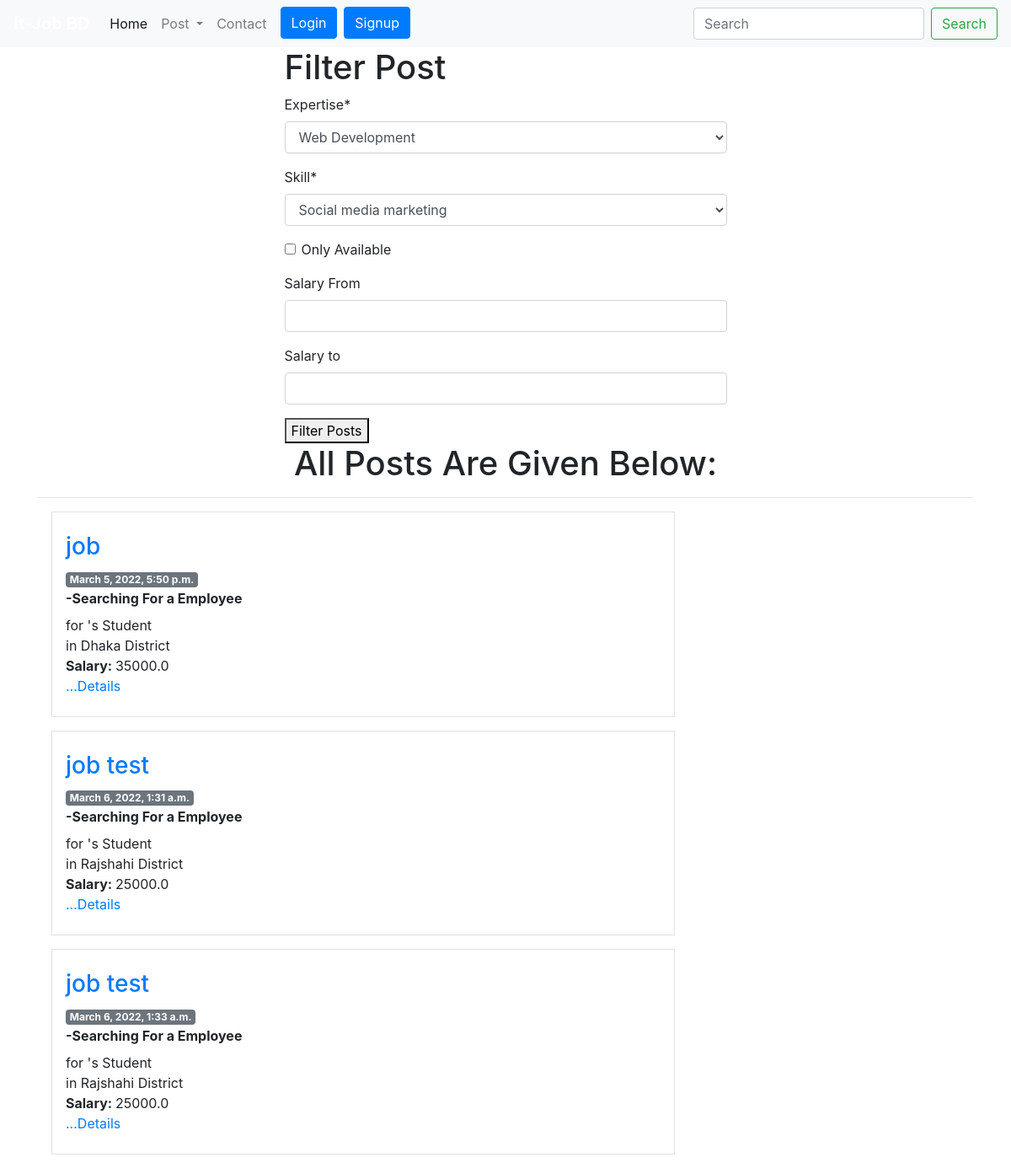
The page / on the database its author committed.
### jobpost/models.py (models this page shows, shortened)
class Post(models.Model):
    user = models.ForeignKey(User, on_delete=models.CASCADE, blank=True, null=True)
    id = models.AutoField(primary_key=True)
    title = models.CharField(max_length=50)
    slug = models.CharField(max_length=100, default=title)
    email = models.EmailField()
    salary = models.FloatField()
    details = models.TextField()
    available = models.BooleanField()
    CATEGORY = (
        ('Student', 'Student'),
        ('Fresher', 'Fresher'),
        ('Experience', 'Experience'),
        ('Experience Plus', 'Experience Plus'),
    )
    category = models.CharField(max_length=100, choices=CATEGORY)
    created_at = models.DateTimeField(default=now)
    image = models.ImageField(default='default.jpg', upload_to='jobpost/images')
    Choice_Approach = (
        ('web_development', 'Web Development'),
        ('web_design', 'Web Design'),
        ('graphich_design', 'Graphich Design'),
        ('seo', 'Search Engine Optimization'),
        ('digital_merketing', 'Degital Merketing'),
        ('apps_development', 'App Development'),
        ('programing', 'Programing'),
        ('game_development', 'Game Development'),
        ('other', 'Other'),
    )
    Skill = (
        ('social_media_marketing', 'Social media marketing'),
        ('search_engine_optimization', 'Search Engine Optimization'),
        ('adobe_photoshop', 'Adobe Photoshop'),
        ('html', 'html'),
        ('css', 'css'),
        ('javascript', 'javascript'),
        ('wordpress', 'wordpress'),
        ('php', 'php'),
        ('python', 'python'),
        ('go', 'go'),
        ('java', 'java'),
        ('c++', 'c++'),
        ('other', 'Other'),
    )
    Expertise = MultiSelectField(max_choices=3, choices=Choice_Approach, default='other')
    Skill = MultiSelectField(max_choices=5, choices=Skill, default='other')
    district=models.CharField(max_length=100, null=True, blank=True)
    likes = models.ManyToManyField(User, related_name='post_likes')
    views = models.ManyToManyField(User, related_name='post_views')
    def __str__(self):
        return self.title + ": by " +self.user.username
    objects=models.Manager()
    items = PostManager()

### jobpost/views.py (the view)
# urls.py: path('', PostListView.as_view(), name='homeview'),
class PostListView(ListView):
    template_name='jobpost/postlist.html'
    queryset=Post.objects.all()
    model=Post
    context_object_name='posts'
    filterform = MultiFieldsFilterForm()
    def get_context_data(self, *args, **kwargs):
        context = super().get_context_data(*args, **kwargs)
        context['posts'] = context.get('object_list')
        context['filterform'] = self.filterform
        return context

### jobpost/forms.py
class MultiFieldsFilterForm(forms.ModelForm):
    Choice_Approach = (
        ('web_development', 'Web Development'),
        ('web_design', 'Web Design'),
        ('graphich_design', 'Graphich Design'),
        ('seo', 'Search Engine Optimization'),
        ('digital_merketing', 'Degital Merketing'),
        ('apps_development', 'App Development'),
        ('programing', 'Programing'),
        ('game_development', 'Game Development'),
        ('other', 'Other'),
    )
    Skill = (
        ('social_media_marketing', 'Social media marketing'),
        ('search_engine_optimization', 'Search Engine Optimization'),
        ('adobe_photoshop', 'Adobe Photoshop'),
        ('html', 'html'),
        ('css', 'css'),
        ('javascript', 'javascript'),
        ('wordpress', 'wordpress'),
        ('php', 'php'),
        ('python', 'python'),
        ('go', 'go'),
        ('java', 'java'),
        ('c++', 'c++'),
        ('other', 'Other'),
    )
    Expertise = forms.ChoiceField(choices = Choice_Approach)
    Skill = forms.ChoiceField(choices = Skill)
    class Meta:
        model = Post
        fields = ['Expertise','Skill']

### templates/jobpost/postlist.html (shortened to what this page needs)
{% extends 'basic.html' %}
{% load crispy_forms_tags %}
{% block body %}
<div class="container">
  <div class="col-md-6 offset-md-3">
    <h1>Filter Post</h1>
    <form class="" action="{% url 'jobpost:filter' %}" method="POST">
      {{filterform|crispy}}
      <div class="form-group form-check">
        <input type="checkbox" class="form-check-input" id="exampleCheck1" name="available">
        <label class="form-check-label" for="exampleCheck1">Only Available</label>
      </div>
      <div class="form-group">
        <label for="exampleFormControlInput1">Salary From</label>
        <input type="number" class="form-control" name="salary_from" id="exampleFormControlInput1">
      </div>
      <div class="form-group">
        <label for="exampleFormControlInput1">Salary to</label>
        <input type="number" class="form-control" name="salary_to" id="exampleFormControlInput1">
      </div>
      <button type="submit" name="">Filter Posts</button>
    </form>
  </div>
  <h1 class="text-center">All Posts Are Given Below:</h1>
  <hr>
  {% for p in posts %}
  <div class="col-md-8 offset-md-2 m-3 mb-3 p-3 border">
    <div class="row my-2 position-relative">
      <div class="col d-flex flex-column">
        <strong class="d-inline-block mb-2">
        <div class="">
          <h3><a href="/session/otherprofile/{{p.user.username}}/"> {% if p.user.get_full_name %}{{p.user.get_full_name}}{% else %}{{p.user.username}}{% endif %}</a></h3>
          <span class="badge badge-secondary">{{p.created_at}}</span>
        </div>
        -Searching For a Employee
      </strong>
      <div class="previes">
        for <b>{{p.medium}}</b>'s Student <br>
        in {{p.district}} District <br>
        <b>Salary: </b> {{p.salary}}<br>
        <p class="card-text">
          <a href="/jobpost/postdetail/{{p.pk}}">...Details</a>
        </p>
      </div>
      </div>
    </div>
  </div>
  {% endfor %}
</div>
{% endblock %}

### rows shown on the page
Post: user.username "job", created_at "March 5, 2022, 5:50 p.m.", district "Dhaka", salary "35000.0"
Post: user.get_full_name "job test", created_at "March 6, 2022, 1:31 a.m.", district "Rajshahi", salary "25000.0"
Post: user.get_full_name "job test", created_at "March 6, 2022, 1:33 a.m.", district "Rajshahi", salary "25000.0"
